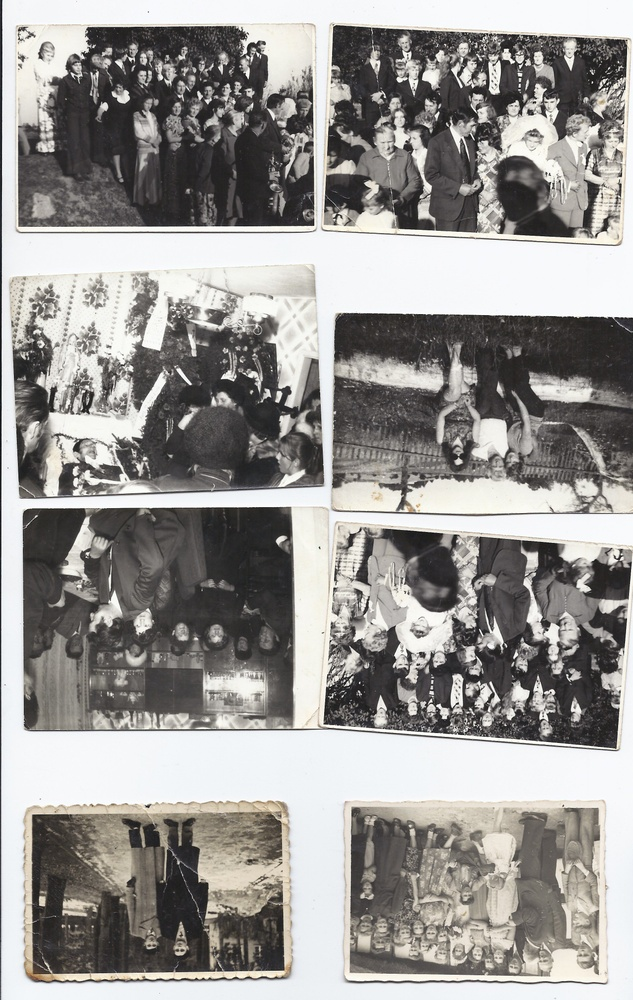
#> input picture Tissaia_Project/temp_input/077eda35-9442-4041-8425-aceb19b44818_test.jpg, 633 x 1000 px, shrunk from 2550 x 4029 before the run
$ python -i graphics.py   (imports and definitions only)
#> lines starting #> are read from the running program, lines starting #| are printed output that depends on the picture; after the words box and inside, x2 and y2 are one past the last pixel; in counts of white or black regions, pixels touching at a corner belong together
#> further down, picture is the input picture: shape (1000, 633, 3); mean B, G, R 147.4, 150.1, 152.2
import numpy as np
import cv2
from PIL import Image, ImageEnhance, ImageFilter

def apply_super_sharpen(img):
    img = ImageEnhance.Contrast(img).enhance(1.1)
    img = ImageEnhance.Color(img).enhance(1.1)
    img = ImageEnhance.Sharpness(img).enhance(1.3)
    return img

def perform_watershed(img, dist_ratio, k, i):
    try:
        gray = cv2.cvtColor(img, cv2.COLOR_BGR2GRAY)
        ret, thresh = cv2.threshold(gray, 0, 255, cv2.THRESH_BINARY_INV + cv2.THRESH_OTSU)
        kernel = np.ones((k, k), np.uint8)
        opening = cv2.morphologyEx(thresh, cv2.MORPH_OPEN, kernel, iterations=i)
        sure_bg = cv2.dilate(opening, kernel, iterations=3)
        dist = cv2.distanceTransform(opening, cv2.DIST_L2, 5)
        ret, sure_fg = cv2.threshold(dist, dist_ratio * dist.max(), 255, 0)
        sure_fg = np.uint8(sure_fg)
        unknown = cv2.subtract(sure_bg, sure_fg)
        ret, markers = cv2.connectedComponents(sure_fg)
        markers = markers + 1
        markers[unknown == 255] = 0
        markers = cv2.watershed(img, markers)

        extracted = []
        unique = np.unique(markers)
        for m in unique:
            if m <= 1: continue
            mask = np.zeros(gray.shape, dtype="uint8")
            mask[markers == m] = 255
            cnts, _ = cv2.findContours(mask, cv2.RETR_EXTERNAL, cv2.CHAIN_APPROX_SIMPLE)
            if not cnts: continue
            c = cnts[0]
            if cv2.contourArea(c) < (img.shape[0]*img.shape[1]*0.015): continue
            x,y,w,h = cv2.boundingRect(c)
            crop = img[y:y+h, x:x+w]
            crop_rgb = cv2.cvtColor(crop, cv2.COLOR_BGR2RGB)
            extracted.append(Image.fromarray(crop_rgb))
        return extracted
    except: return []

def perform_glue(img):
    try:
        blurred = cv2.GaussianBlur(img, (9, 9), 0)
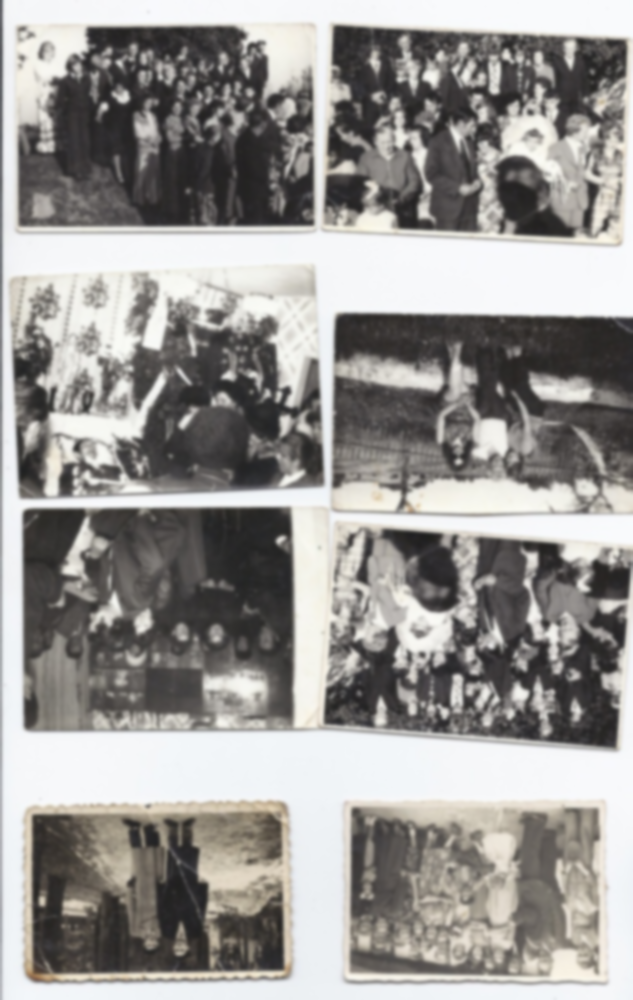
#> blurred: shape (1000, 633, 3); mean B, G, R 147.5, 150.1, 152.2
        gray = cv2.cvtColor(blurred, cv2.COLOR_BGR2GRAY)
        ret, thresh = cv2.threshold(gray, 0, 255, cv2.THRESH_BINARY_INV + cv2.THRESH_OTSU)
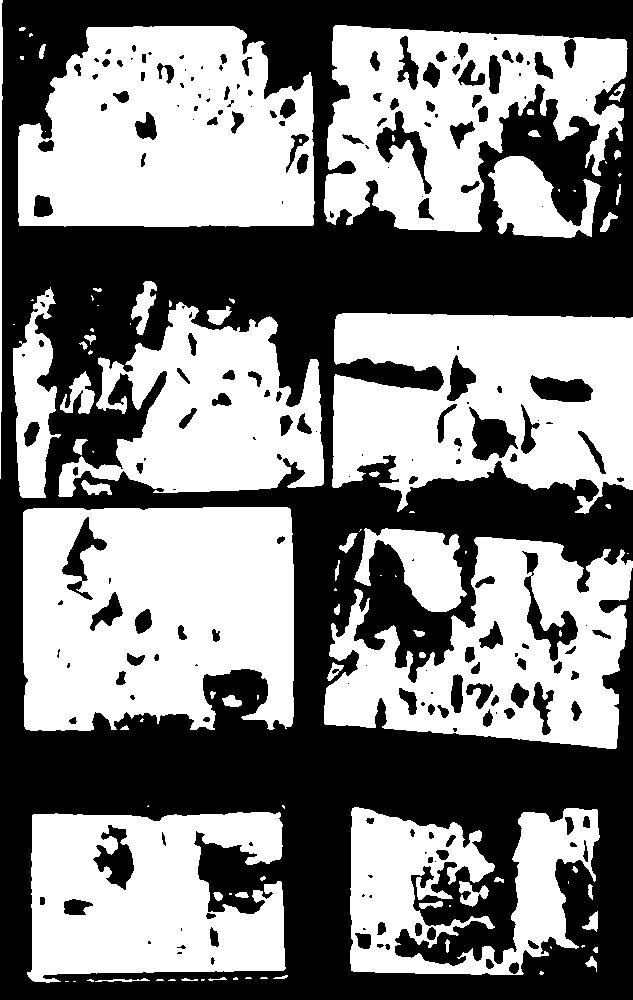
#> thresh: shape (1000, 633); 50.9% white; 214 black regions (76 under 20 px), largest, box (x1, y1, x2, y2) and area: (0, 0, 633, 1000) 286101, (522, 551, 578, 661) 1537, (469, 407, 518, 461) 1414
#> ret = 151
        kernel = np.ones((9, 9), np.uint8)
        closed = cv2.morphologyEx(thresh, cv2.MORPH_CLOSE, kernel, iterations=5)
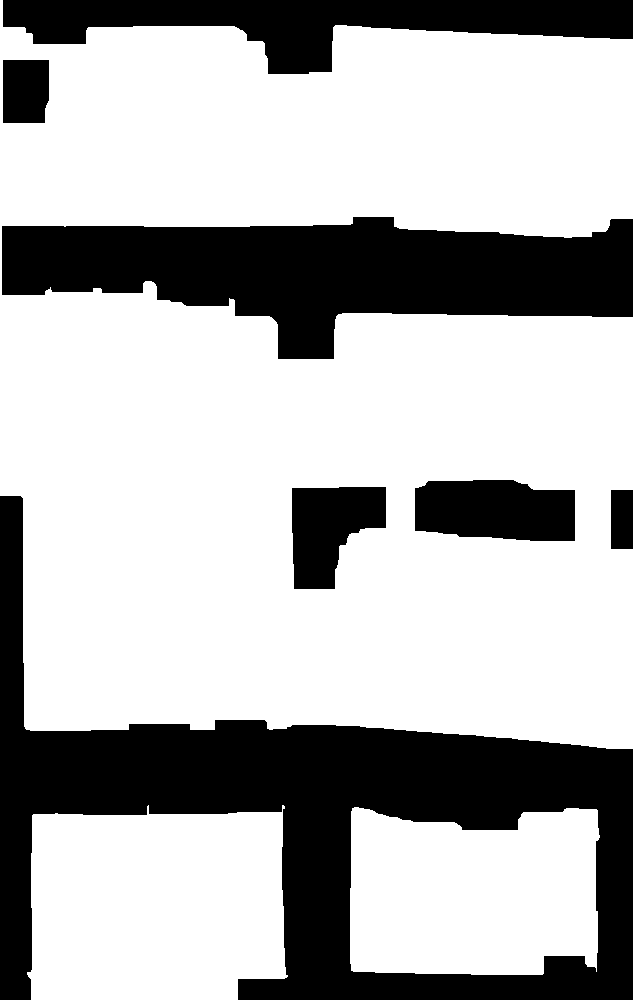
#> closed: shape (1000, 633); 70.4% white; 7 black regions
        cnts, _ = cv2.findContours(closed, cv2.RETR_EXTERNAL, cv2.CHAIN_APPROX_SIMPLE)
#> cnts = 3 contours; box (x1, y1, x2, y2) and area: (0, 0, 633, 749) 378111, (27, 805, 288, 1000) 45538, (350, 807, 600, 975) 37138
        extracted = []
        for c in cnts:
            if cv2.contourArea(c) < (img.shape[0]*img.shape[1]*0.015): continue
            x,y,w,h = cv2.boundingRect(c)
            crop = img[y:y+h, x:x+w]
            crop_rgb = cv2.cvtColor(crop, cv2.COLOR_BGR2RGB)
            extracted.append(Image.fromarray(crop_rgb))
#> this loop made 3 passes
#> (x, y, w, h) on passes 1 to 3: (350, 807, 250, 168), (27, 805, 261, 195), (0, 0, 633, 749)
#> pass 1, in perform_glue, `crop = img[y:y+h, x:x+w]`:
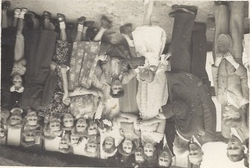
#> crop: shape (168, 250, 3); mean B, G, R 133.6, 142.9, 148.9
#> pass 2, in perform_glue, `crop = img[y:y+h, x:x+w]`:
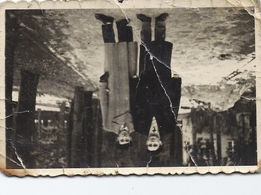
#> crop: shape (195, 261, 3); mean B, G, R 110.8, 119.5, 125.3
#> after the loop:
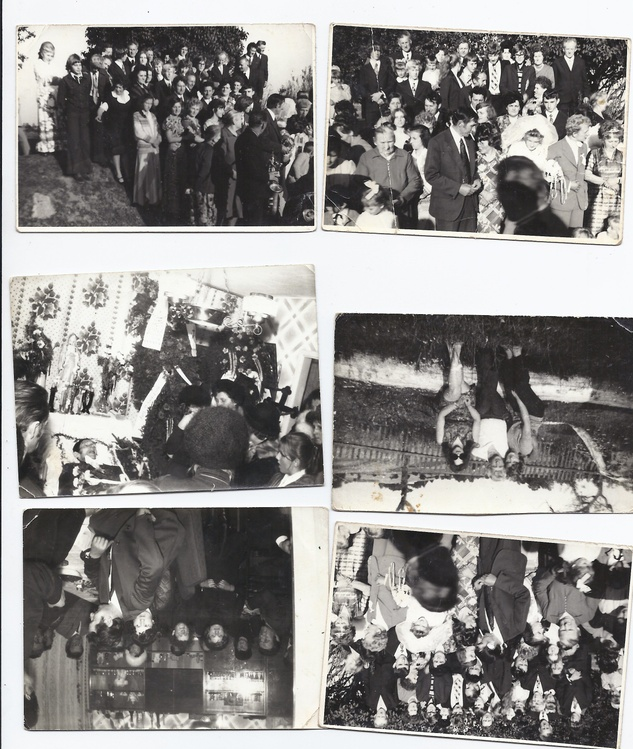
#> crop: shape (749, 633, 3); mean B, G, R 139.7, 141.6, 143.4
#> after the loop, extracted = 3 items
        return extracted
    except: return []

>>> import cv2
>>> picture = cv2.imread('../temp_input/077eda35-9442-4041-8425-aceb19b44818_test.jpg')
>>> result = perform_glue(picture)
#> result = 3 items
